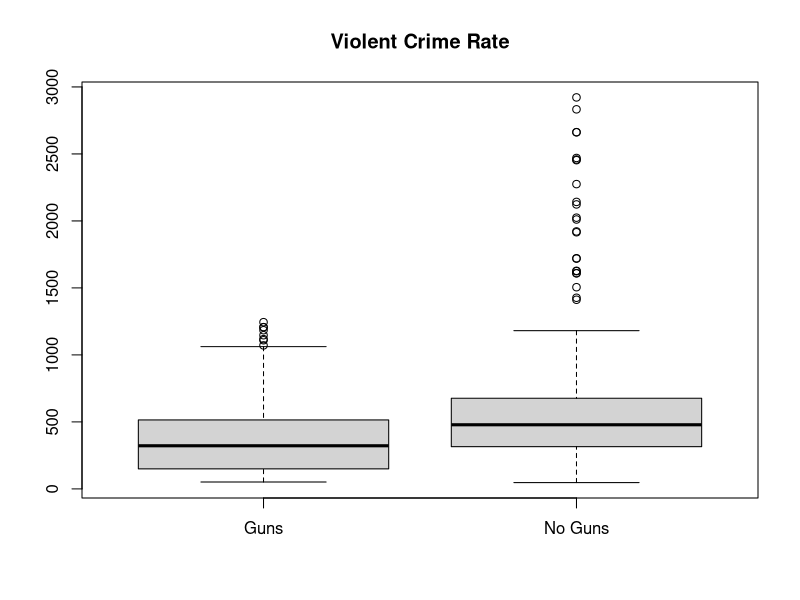
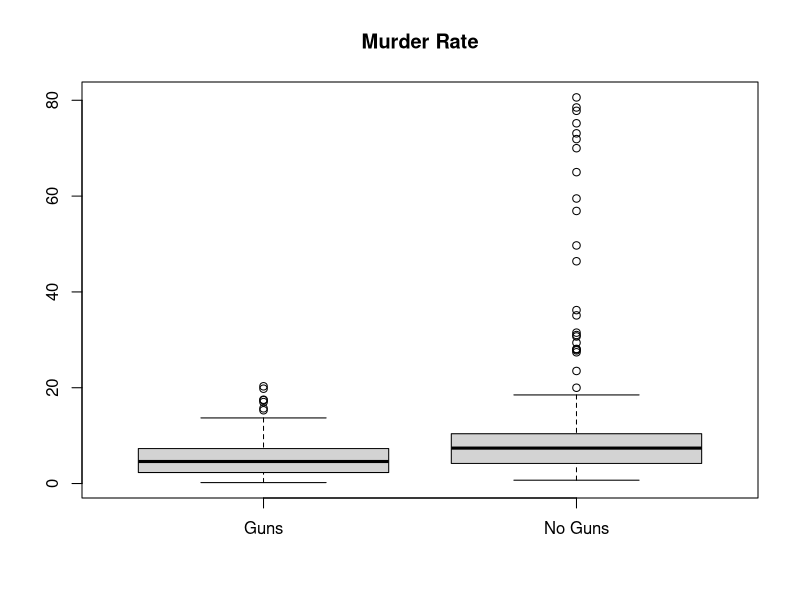
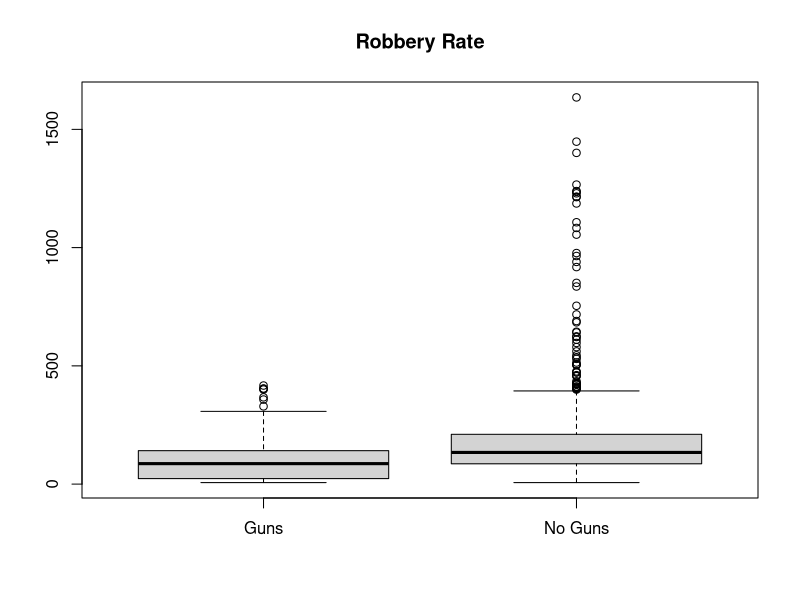
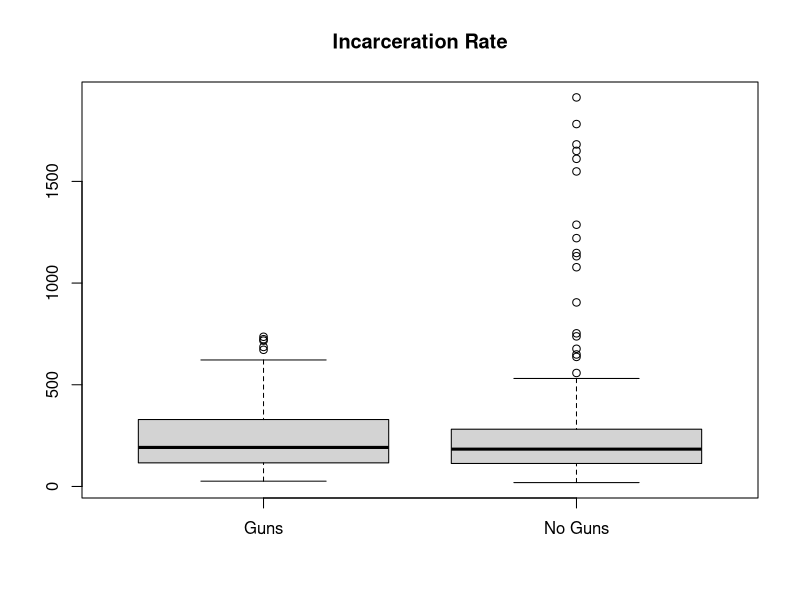
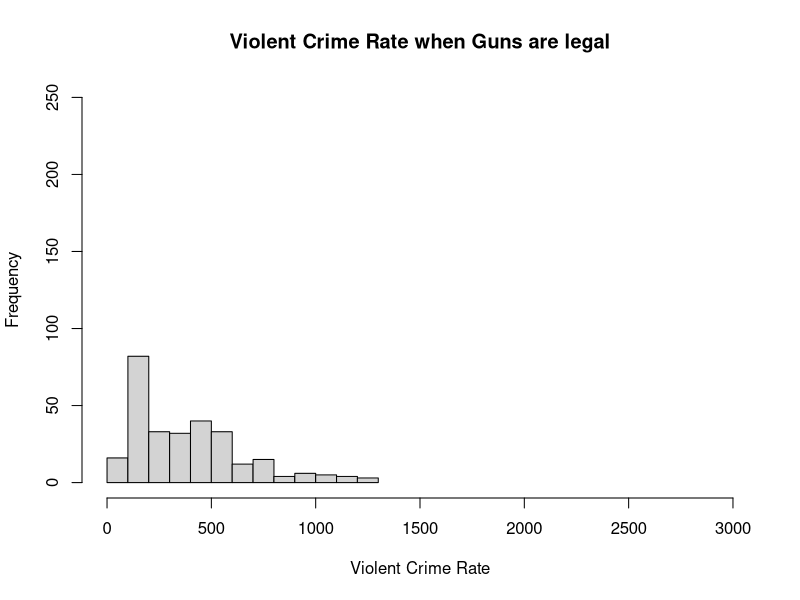
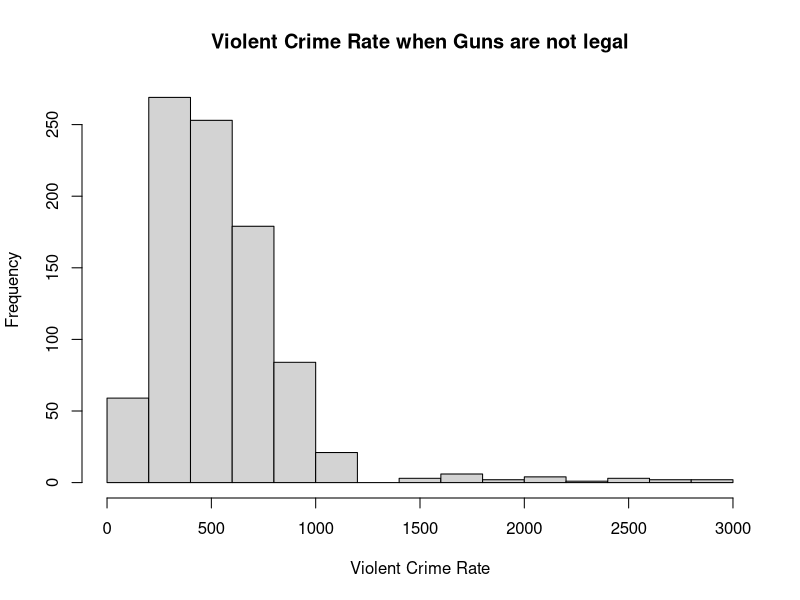
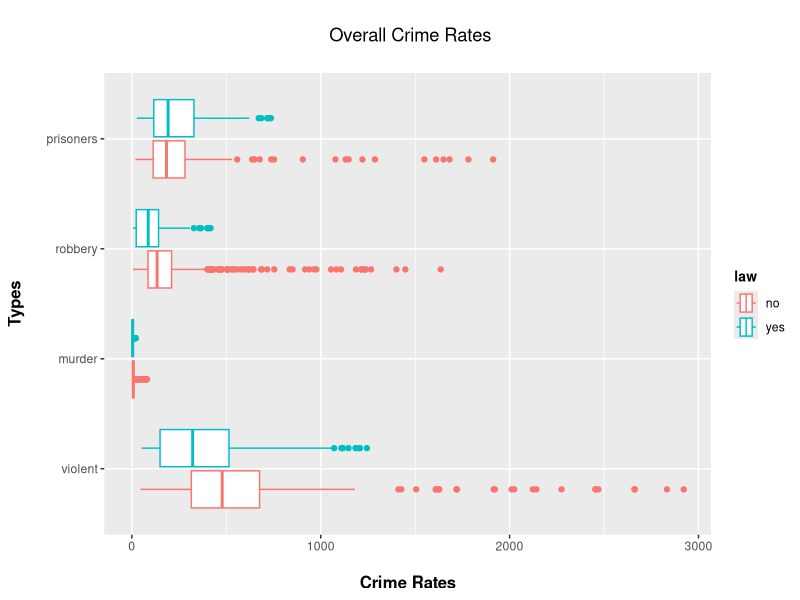

Recreate these plots in R, in order. (Note: this script raises an error after producing the figures.)
library(AER)
data("Guns")
# inspect 
head(Guns)
# Subset data into two based on the shall carry law
guns_y <- Guns[Guns$law=="yes",]
guns_n <- Guns[Guns$law=="no",]

# boxplots
boxplot(guns_y$violent, guns_n$violent, main="Violent Crime Rate", names = c("Guns", "No Guns"))
boxplot(guns_y$murder, guns_n$murder, main="Murder Rate", names = c("Guns", "No Guns"))
boxplot(guns_y$robbery, guns_n$robbery, main="Robbery Rate", names = c("Guns", "No Guns"))
boxplot(guns_y$prisoners, guns_n$prisoners, main="Incarceration Rate", names = c("Guns", "No Guns"))

# histogram
hist(guns_y$violent , main = "Violent Crime Rate when Guns are legal", xlab = "Violent Crime Rate", ylab = "Frequency", xlim = c(0,3000), ylim = c(0,250))
hist(guns_n$violent , main = "Violent Crime Rate when Guns are not legal", xlab = "Violent Crime Rate", ylab = "Frequency")

library(reshape2)
library(ggplot2)
# Melt data by law
# select columns with crime rate data and law
g_crime <- Guns[,c(2:5,13)]
gc_melted <- melt(g_crime, id = "law")

# create a boxplot
ggplot(gc_melted, aes(x = value, y = variable, color = law)) +
  geom_boxplot() + 
  labs(x = "\nCrime Rates", y = "Types\n ", title = "\n Overall Crime Rates\n") +
  theme(plot.title = element_text(hjust = 0.5), 
        axis.title.x = element_text(face="bold", size = 12),
        axis.title.y = element_text(face="bold", size = 12),
        legend.title = element_text(face="bold", size = 10))

# Aggregate data by law
gm_agg <- g_crime %>% group_by(law) %>% 
  summarise(mean_violent = mean(violent),
            mean_murder = mean(murder),
            mean_robbery = mean(robbery),
            mean_prisoners = mean(prisoners),
            .groups = 'drop')
gm_agg_df <- as.data.frame(gm_agg)
colnames(gm_agg_df) <-  c("Guns_Allowed", "Violent", "Murder", "Robbery", "Incarceration ")
gm_agg_m <- melt(gm_agg_df, id = "Guns_Allowed")

# create a histogram with ggplot
ggplot(data = gm_agg_m, aes(x = variable, y = value, fill = Guns_Allowed)) +
  geom_bar(stat = "identity", position = position_dodge())  +
  ylim(0,600) +
  labs(x = "\nType", y = "Crime Rates\n ", title = "\n Overall Crime Rates \n") +
  theme(plot.title = element_text(hjust = 0.5), 
        axis.title.x = element_text(face="bold", size = 12),
        axis.title.y = element_text(face="bold", size = 12),
        legend.title = element_text(face="bold", size = 10)) 

# Convert law data to 1 and 0
GunsM <- Guns %>%
  mutate(guns_allowed = ifelse(law == "no",0,1))
# Aggregate data by state
Guns_agg <- GunsM %>% group_by(state) %>% 
  summarise(violent = mean(violent),
            murder = mean(murder),
            robbery = mean(robbery),
            prisoners = mean(prisoners),
            density = mean(density),
            income = mean(income),
            guns_allowed = mean(guns_allowed),
            .groups = 'drop')

Guns_agg_df <- as.data.frame(Guns_agg)
row.names(Guns_agg_df) <- Guns_agg_df$state
Guns_agg_df <- Guns_agg_df[,2:8]
stars(Guns_agg_df, main="PieChart of Different Crimes and Factors", flip.labels = FALSE, key.loc = c(15, 1.5), draw.segments=TRUE)
